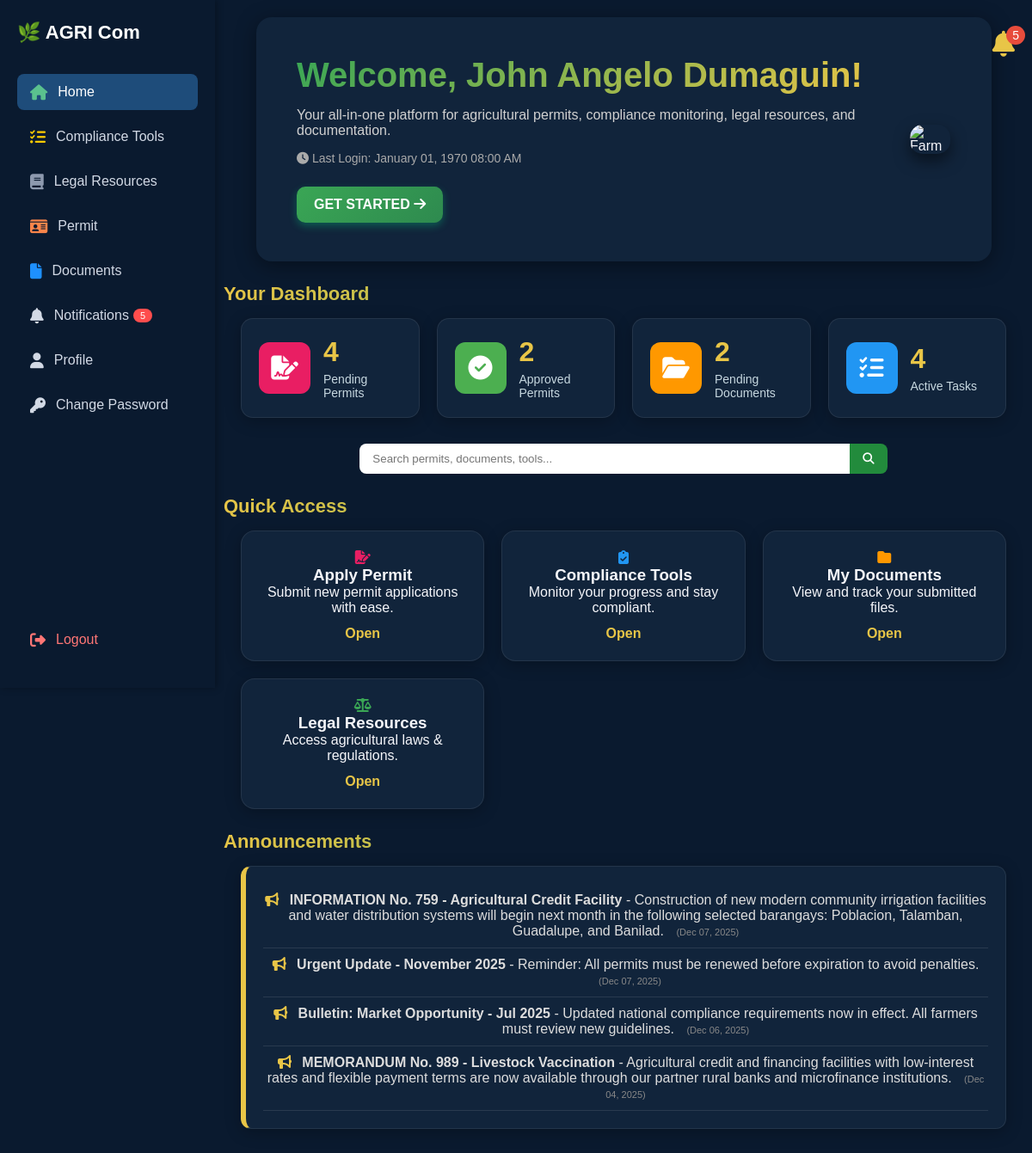
Screenshot of /home.php (signed in) with the database file from the repository.
### tables this page shows
CREATE TABLE `announcements` (
  `id` int(11) NOT NULL,
  `title` varchar(255) NOT NULL,
  `content` text NOT NULL,
  `priority` enum('low','medium','high') DEFAULT 'medium',
  `is_active` tinyint(1) DEFAULT 1,
  `created_by` int(11) NOT NULL,
  `created_at` timestamp NOT NULL DEFAULT current_timestamp(),
  `updated_at` timestamp NOT NULL DEFAULT current_timestamp() ON UPDATE current_timestamp()
);

### home.php (the view, shortened to what this page needs)
<?php
$pdo = getPDOConnection();
$userid = $_SESSION['user_id'];
$firstname = $_SESSION['firstname'] ?? "User";
$lastname = $_SESSION['lastname'] ?? "";
$last_login = $_SESSION['last_login'] ?? "First time login";
$stmt_notif = $pdo->prepare("SELECT * FROM notifications WHERE user_id = ? AND is_read = 0 ORDER BY created_at DESC LIMIT 5");
$stmt_notif->execute([$userid]);
$notifications = $stmt_notif->fetchAll();
$unread_count = count($notifications);
$stmt_ann = $pdo->prepare("SELECT * FROM announcements WHERE is_active = 1 ORDER BY created_at DESC LIMIT 4");
$stmt_ann->execute();
$announcements = $stmt_ann->fetchAll();
$pending_permits = $pdo->query("SELECT COUNT(*) FROM permits WHERE user_id = $userid AND status='Pending'")->fetchColumn();
$approved_permits = $pdo->query("SELECT COUNT(*) FROM permits WHERE user_id = $userid AND status='Approved'")->fetchColumn();
$pending_documents = $pdo->query("SELECT COUNT(*) FROM documents WHERE user_id = $userid AND status='Pending'")->fetchColumn();
$total_tasks = $pdo->query("SELECT COUNT(*) FROM compliance_tasks WHERE user_id = $userid")->fetchColumn();
?>
<!DOCTYPE html>
<html lang="en">
<head>
<link rel="stylesheet" href="https://cdnjs.cloudflare.com/ajax/libs/font-awesome/6.4.0/css/all.min.css">
</head>
<body>
<div class="sidebar">
  <div class="logo">🌿 AGRI Com</div>
    <a href="home.php" class="active"><i class="fa fa-home"></i> Home</a>
    <a href="compliance.php"><i class="fas fa-tasks"></i> Compliance Tools</a>
    <a href="legal_resources.php"><i class="fas fa-book"></i> Legal Resources</a>
    <a href="permit.php"><i class="fa fa-id-card"></i> Permit</a>
    <a href="documents.php"><i class="fa fa-file"></i> Documents</a>
    <a href="notifications.php"><i class="fas fa-bell"></i> Notifications <?php if($unread_count > 0): ?><span style="background:#ff4d4d;color:white;padding:2px 8px;border-radius:12px;font-size:11px;margin-left:5px;"><?= $unread_count ?></span><?php endif; ?></a>
    <a href="profile.php"><i class="fas fa-user"></i> Profile</a>
    <a href="change_password.php"><i class="fas fa-key"></i> Change Password</a>
    <a href="login.php" style="margin-top:auto;color:#ff7675;"><i class="fa fa-sign-out-alt"></i> Logout</a>
</div>
<div class="main-content">
  <div class="notification">
    <i class="fas fa-bell"></i>
    <?php if($unread_count > 0): ?>
      <span class="badge"><?php echo $unread_count; ?></span>
    <?php endif; ?>
  </div>
  <section class="hero">
    <div class="hero-text">
      <h1>Welcome, <?php echo $firstname . " " . $lastname; ?>!</h1>
      <p>Your all-in-one platform for agricultural permits, compliance monitoring, legal resources, and documentation.</p>
      <p style="font-size:14px;color:#aaa;margin-top:10px;"><i class="fas fa-clock"></i> Last Login: <?php echo date('F d, Y h:i A', strtotime($last_login)); ?></p>
      <a href="compliance.php" class="hero-btn">Get Started <i class="fas fa-arrow-right"></i></a>
    </div>
    <div class="hero-img">
      <img src="https://images.unsplash.com/photo-1501004318641-b39e6451bec6" alt="Farm">
    </div>
  </section>
  <div class="container">
    <h2 class="section-title">Your Dashboard</h2>
    <div class="stats-grid">
      <div class="stat-card">
        <div class="stat-icon" style="background:#E91E63;"><i class="fas fa-file-signature"></i></div>
        <div class="stat-content">
          <div class="stat-number"><?= $pending_permits ?></div>
          <div class="stat-label">Pending Permits</div>
        </div>
      </div>
      <div class="stat-card">
        <div class="stat-icon" style="background:#4CAF50;"><i class="fas fa-check-circle"></i></div>
        <div class="stat-content">
          <div class="stat-number"><?= $approved_permits ?></div>
          <div class="stat-label">Approved Permits</div>
        </div>
      </div>
      <div class="stat-card">
        <div class="stat-icon" style="background:#FF9800;"><i class="fas fa-folder-open"></i></div>
        <div class="stat-content">
          <div class="stat-number"><?= $pending_documents ?></div>
          <div class="stat-label">Pending Documents</div>
        </div>
      </div>
      <div class="stat-card">
        <div class="stat-icon" style="background:#2196F3;"><i class="fas fa-tasks"></i></div>
        <div class="stat-content">
          <div class="stat-number"><?= $total_tasks ?></div>
          <div class="stat-label">Active Tasks</div>
        </div>
      </div>
    </div>
  </div>
  <div class="search-bar">
    <input type="text" placeholder="Search permits, documents, tools...">
    <button><i class="fas fa-search"></i></button>
  </div>
  <div class="container">
    <h2 class="section-title">Quick Access</h2>
    <div class="quick-access">
      <div class="card qa">
        <i class="fas fa-file-signature"></i>
        <h3>Apply Permit</h3>
        <p>Submit new permit applications with ease.</p>
        <a href="permit.php">Open</a>
      </div>
      <div class="card qa">
        <i class="fas fa-clipboard-check"></i>
        <h3>Compliance Tools</h3>
        <p>Monitor your progress and stay compliant.</p>
        <a href="compliance.php">Open</a>
      </div>
      <div class="card qa">
        <i class="fas fa-folder"></i>
        <h3>My Documents</h3>
        <p>View and track your submitted files.</p>
        <a href="documents.php">Open</a>
      </div>
      <div class="card qa">
        <i class="fas fa-scale-balanced"></i>
        <h3>Legal Resources</h3>
        <p>Access agricultural laws & regulations.</p>
        <a href="legal-resources.php">Open</a>
      </div>
    </div>
    <h2 class="section-title">Announcements</h2>
    <div class="announcements card">
      <ul>
        <?php if(count($announcements) > 0): ?>
            <?php foreach($announcements as $ann): ?>
                <li>
                    <i class="fas fa-bullhorn" style="color:#E8C547;margin-right:8px;"></i>
                    <strong><?= htmlspecialchars($ann['title']) ?></strong> - <?= htmlspecialchars($ann['content']) ?>
                    <span style="font-size:11px;color:#888;margin-left:10px;">(<?= date('M d, Y', strtotime($ann['created_at'])) ?>)</span>
                </li>
            <?php endforeach; ?>
        <?php else: ?>
            <li><i class="fas fa-bullhorn"></i> No announcements at this time.</li>
        <?php endif; ?>
      </ul>
    </div>
  </div>
</div>
</body>
</html>

### home.php (style rules this page uses)
* { margin: 0; padding: 0; box-sizing: border-box; font-family: "Poppins", sans-serif; }
body { background: #0A1A2F; color: #f5f6fa; transition: 0.3s; }
.sidebar { background: #0A1A2F; box-shadow: 2px 0 8px rgba(0,0,0,0.3); display: flex; flex-direction: column; height: 100vh; left: 0; padding: 25px 20px; position: fixed; top: 0; width: 250px; z-index: 2000; }
.sidebar .logo { color: #fff; font-size: 22px; font-weight: bold; margin-bottom: 35px; }
.sidebar a { align-items: center; border-radius: 8px; color: #d2d9e5; display: flex; font-size: 16px; margin-bottom: 10px; padding: 12px 15px; text-decoration: none; transition: 0.2s ease; }
.sidebar a i { font-size: 18px; margin-right: 12px; }
.sidebar a.active { background: #1E4C7A; color: #fff; }
.main-content { margin-left: 250px; padding-bottom: 50px; position: relative; }
.notification { color: #E8C547; cursor: pointer; font-size: 30px; position: absolute; right: 20px; top: 15px; transition: 0.2s; }
.notification .badge { background: #E74C3C; border-radius: 50%; color: white; font-size: 14px; padding: 3px 7px; position: absolute; right: -12px; top: -5px; }
.search-bar { display: flex; justify-content: center; margin: 20px 0; }
.search-bar input { border: none; border-radius: 8px 0 0 8px; outline: none; padding: 10px 15px; width: 60%; }
.search-bar button { background: #228b3cff; border: none; border-radius: 0 8px 8px 0; color: white; cursor: pointer; padding: 10px 15px; }
.hero { align-items: center; background: #11243b; border-radius: 18px; box-shadow: 0 5px 25px rgba(0,0,0,0.4); display: flex; gap: 40px; justify-content: space-between; margin: 20px auto 0; padding: 45px 5%; width: 90%; }
.hero-text h1 { background: linear-gradient(135deg,#3AA655,#E8C547); -webkit-background-clip: text; color: transparent; font-size: 40px; font-weight: 700; }
.hero-text p { color: #d1d1d1; font-size: 16px; margin: 15px 0; }
.hero-btn { background: linear-gradient(135deg,#3AA655,#2e8a4f); border-radius: 10px; box-shadow: 0 4px 10px rgba(0,255,150,0.25); color: white; display: inline-block; font-weight: 700; margin-top: 10px; padding: 12px 20px; text-decoration: none; text-transform: uppercase; transition: 0.3s; }
.hero-img img { border-radius: 15px; box-shadow: 0 8px 18px rgba(0,0,0,0.5); width: 450px; }
.section-title { background: linear-gradient(135deg,#E8C547,#3AA655); -webkit-background-clip: text; color: transparent; font-size: 22px; font-weight: 700; margin: 25px 0 15px 10px; }
.quick-access { display: grid; gap: 20px; grid-template-columns: repeat(auto-fit,minmax(220px,1fr)); margin: 0 30px; }
.card { background: #11243b; border: 1px solid rgba(255,255,255,0.08); border-radius: 16px; box-shadow: 0 4px 18px rgba(0,0,0,0.25); padding: 22px; text-align: center; transition: 0.3s; }
.card i.fa-file-signature { color:#E91E63; }
.card i.fa-clipboard-check { color:#2196F3; }
.card i.fa-folder { color:#FF9800; }
.card i.fa-scale-balanced { color:#3AA655; }
.card a { color: #E8C547; display: inline-block; font-weight: 600; margin-top: 12px; text-decoration: none; transition: 0.3s; }
.announcements { background: #11243b; border-left: 6px solid #E8C547; border-radius: 12px; margin: 0 30px; padding: 20px; }
.announcements ul li { border-bottom: 1px solid rgba(255,255,255,0.10); color: #ddd; list-style: none; padding: 10px 0; }
.sidebar a:nth-child(2) i { color: #5ac18e; }
.sidebar a:nth-child(3) i { color: #ffcc00; }
.sidebar a:nth-child(4) i { color: #8d99ae; }
.sidebar a:nth-child(5) i { color: #f9844a; }
.sidebar a:nth-child(6) i { color: #1E90FF; }
.stats-grid { display: grid; grid-template-columns: repeat(auto-fit, minmax(200px, 1fr)); gap: 20px; margin: 0 30px 30px; }
.stat-card { background: #11243b; border: 1px solid rgba(255,255,255,0.08); border-radius: 14px; padding: 20px; display: flex; align-items: center; gap: 15px; box-shadow: 0 4px 18px rgba(0,0,0,0.25); transition: 0.3s; }
.stat-icon { width: 60px; height: 60px; border-radius: 12px; display: flex; align-items: center; justify-content: center; font-size: 28px; color: white; }
.stat-content { flex: 1; }
.stat-number { font-size: 32px; font-weight: 700; color: #E8C547; }
.stat-label { font-size: 14px; color: #c7d8e0; margin-top: 5px; }

### rows the page displays
announcements: title "INFORMATION No. 759 - Agricultural Credit Facility", content "Construction of new modern community irrigation facilities and water distribution systems will begin next month in the following selected barangays: Poblacion, Talamban, Guadalupe, and Banilad.", created_at "Dec 07, 2025"
announcements: title "Urgent Update - November 2025", content "Reminder: All permits must be renewed before expiration to avoid penalties.", created_at "Dec 07, 2025"
announcements: title "Bulletin: Market Opportunity - Jul 2025", content "Updated national compliance requirements now in effect. All farmers must review new guidelines.", created_at "Dec 06, 2025"
announcements: title "MEMORANDUM No. 989 - Livestock Vaccination", content "Agricultural credit and financing facilities with low-interest rates and flexible payment terms are now available through our partner rural banks and microfinance institutions.", created_at "Dec 04, 2025"

### other values shown
$unread_count "5"
date('F d, Y h:i A', strtotime($last_login)) "January 01, 1970 08:00 AM"
$pending_permits "4"
$approved_permits "2"
$pending_documents "2"
$total_tasks "4"
